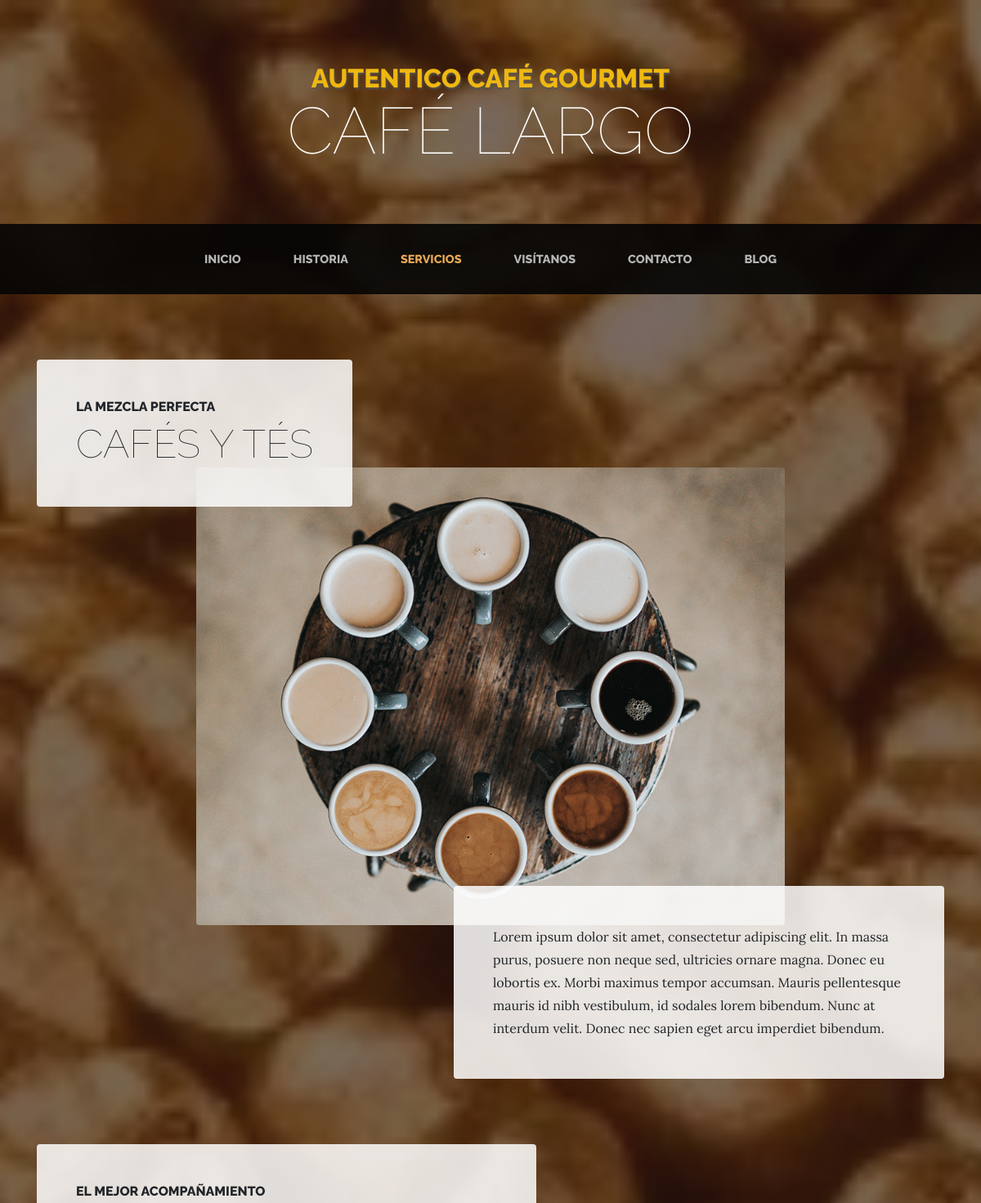
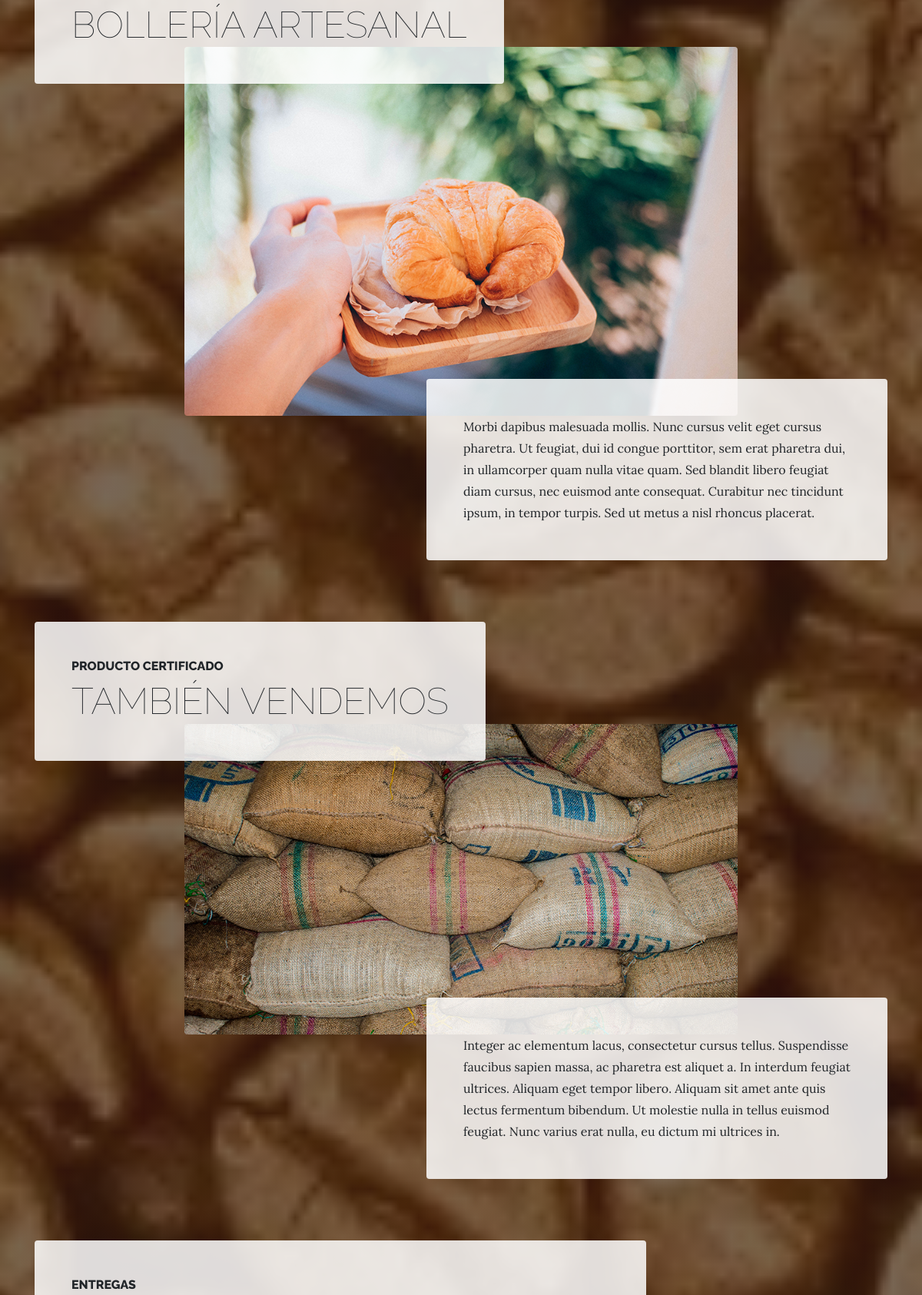
Page /services/ (upper part) on the committed database (2 pictures, top to bottom).
### services/models.py (models this page shows, shortened)
class Service(models.Model):
    title = models.CharField(max_length=200, verbose_name="Título")
    subtitle = models.CharField(max_length=200, verbose_name="Subtítulo")
    content = models.TextField(verbose_name="Contenido")
    image = models.ImageField(verbose_name="Imagen", upload_to="services")
    created = models.DateTimeField(auto_now_add=True, verbose_name="Fecha de creación")
    updated = models.DateTimeField(auto_now=True, verbose_name="Fecha de edición")
    class Meta:
        verbose_name = "servicio"
        verbose_name_plural = "servicios"
        ordering = ['-created']

### services/views.py (the view)
# urls.py: path('', views.services, name="services"),
def services(request):
    services = Service.objects.all()
    return render(request, "services/services.html", {'services':services})

### pages/templatetags/pages_extras.py (called while the page is built)
@register.simple_tag
def get_page_list():
    pages = Page.objects.all()
    return pages

### social/processors.py (called while the page is built)
def ctx_dict(request):
    ctx = {}
    links = Link.objects.all()
    for link in links:
        ctx[link.key] = link.url
    return ctx

### services/templates/services/services.html (shortened to what this page needs)
{% extends 'core/base.html' %}
{% load static %}
{% block content %}
  {% for service in services reversed %}
    <section class="page-section">
      <div class="container">
        <div class="product-item">
          <div class="product-item-title d-flex">
            <div class="bg-faded p-5 d-flex mr-auto rounded">
              <h2 class="section-heading mb-0">
                <span class="section-heading-upper">{{service.subtitle}}</span>
                <span class="section-heading-lower">{{service.title}}</span>
              </h2>
            </div>
          </div>
          <img class="product-item-img mx-auto d-flex rounded img-fluid mb-3 mb-lg-0" src="{{service.image.url}}" alt="">
          <div class="product-item-description d-flex ml-auto">
            <div class="bg-faded p-5 rounded">
              <p class="mb-0">{{service.content}}</p>
            </div>
          </div>
        </div>
      </div>
    </section>
  {% endfor %}
{% endblock %}

### core/static/core/css/business-casual.css (style rules this page uses)
body { font-family: 'Lora'; background: linear-gradient(rgba(47, 23, 15, 0.65), rgba(47, 23, 15, 0.65)), url("../img/bg.jpg"); background-attachment: fixed; background-position: center; background-size: cover; }
h1, h2, h3, h4, h5, h6 { font-family: 'Raleway'; }
p { line-height: 1.75; }
.page-section { margin-top: 5rem; margin-bottom: 5rem; }
.section-heading { text-transform: uppercase; }
.section-heading .section-heading-upper { display: block; font-size: 1rem; font-weight: 800; padding-bottom:.5rem; }
.section-heading .section-heading-lower { display: block; font-size: 3rem; font-weight: 100; }
.bg-faded { background-color: rgba(255, 255, 255, 0.85); }
@media (min-width: 992px) { .product-item .product-item-title { position: relative; z-index: 1; margin-bottom: -3rem; } }
@media (min-width: 992px) { .product-item .product-item-img { position: relative; z-index: 0; max-width: 60vw; } }
@media (min-width: 992px) { .product-item .product-item-description { position: relative; z-index: 1; margin-top: -3rem; max-width: 50vw; } }

### rows in the picture
Service: subtitle "LA MEZCLA PERFECTA", title "CAFÉS Y TÉS", image (picture), content "Lorem ipsum dolor sit amet, consectetur adipiscing elit. In massa purus, posuere non neque sed, ultricies ornare magna. Donec eu lobortis ex. Morbi maximus tempor accumsan. Mauris pellentesque mauris id nibh vestibulum, id sodales lorem bibendum. Nunc at interdum velit. Donec nec sapien eget arcu imperdiet bibendum."
Service: subtitle "EL MEJOR ACOMPAÑAMIENTO", title "BOLLERÍA ARTESANAL", image (picture), content "Morbi dapibus malesuada mollis. Nunc cursus velit eget cursus pharetra. Ut feugiat, dui id congue porttitor, sem erat pharetra dui, in ullamcorper quam nulla vitae quam. Sed blandit libero feugiat diam cursus, nec euismod ante consequat. Curabitur nec tincidunt ipsum, in tempor turpis. Sed ut metus a nisl rhoncus placerat."
Service: subtitle "PRODUCTO CERTIFICADO", title "TAMBIÉN VENDEMOS", image (picture), content "Integer ac elementum lacus, consectetur cursus tellus. Suspendisse faucibus sapien massa, ac pharetra est aliquet a. In interdum feugiat ultrices. Aliquam eget tempor libero. Aliquam sit amet ante quis lectus fermentum bibendum. Ut molestie nulla in tellus euismod feugiat. Nunc varius erat nulla, eu dictum mi ultrices in."
Service: subtitle "ENTREGAS"
